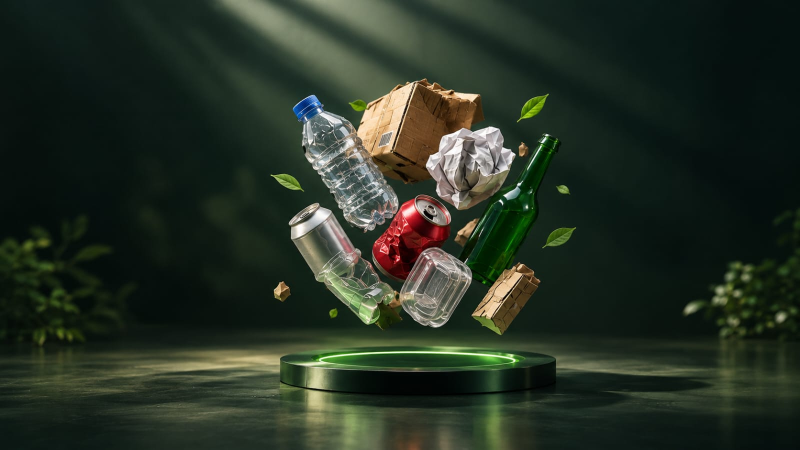
#> input picture overview.jpeg, 1600 x 900 px (shown at 1/2 size)
$ python -i scanner.py   (imports and definitions only)
#> lines starting #> are read from the running program, lines starting #| are printed output that depends on the picture
import os
import json
import base64
import time
import random
import io

import requests
from PIL import Image

GROQ_API_URL = "https://api.groq.com/openai/v1/chat/completions"
MODEL = "qwen/qwen3.8-27b"

MAX_IMAGE_SIZE = 1024
MAX_RETRIES = 2
REQUEST_TIMEOUT = 30


class ScannerError(Exception):
    """Raised when waste scanning fails."""
    pass


# [80 lines left out: functions _prepare_image, _parse_result, not called in this run]


def scan_waste_bytes(image_bytes, mime_type="image/jpeg", *extra_args):
    """
    Analyze an image using Groq.
    Supports both two-argument and legacy three-argument calls.
    """

    if extra_args:
        mime_type = extra_args[-1]

    if not image_bytes:
        raise ScannerError("No image was received.")

    if mime_type not in (
        "image/jpeg",
        "image/png",
        "image/webp",
    ):
        raise ScannerError(f"Unsupported image format: {mime_type}")

    api_key = os.environ.get("GROQ_API_KEY")

    if not api_key:
        raise ScannerError(
            "GROQ_API_KEY is missing. Configure your Groq API key."
        )

    image_bytes, mime_type = _prepare_image(
        image_bytes,
        mime_type,
    )

    encoded_image = base64.b64encode(image_bytes).decode("utf-8")

    payload = {
        "model": MODEL,
        "messages": [
            {
                "role": "user",
                "content": [
                    {
                        "type": "text",
                        "text": (
                            "Classify this waste image. Return only a JSON "
                            "object with item, category, reason, and "
                            "disposal_advice. Categories: Plastic, Paper, "
                            "Cardboard, Glass, Metal, Organic, Electronic "
                            "waste, Textile, or Other. If uncertain, say so."
                        ),
                    },
                    {
                        "type": "image_url",
                        "image_url": {
                            "url": (
                                f"data:{mime_type};base64,{encoded_image}"
                            )
                        },
                    },
                ],
            }
        ],
        "temperature": 0,
        "max_tokens": 250,
    }

    last_error = "Unknown error"

    for attempt in range(MAX_RETRIES + 1):
        try:
            response = requests.post(
                GROQ_API_URL,
                headers={
                    "Authorization": f"Bearer {api_key}",
                    "Content-Type": "application/json",
                },
                json=payload,
                timeout=REQUEST_TIMEOUT,
            )

            if response.status_code == 200:
                try:
                    data = response.json()
                    content = data["choices"][0]["message"]["content"]
                    return _parse_result(content)
                except (ValueError, KeyError, TypeError, IndexError) as error:
                    raise ScannerError(
                        f"Could not process AI response: {error}"
                    ) from error

            if response.status_code == 429:
                retry_after = response.headers.get("Retry-After")

                try:
                    delay = float(retry_after)
                except (TypeError, ValueError):
                    delay = min(2 ** (attempt + 1), 8)

                last_error = (
                    "Groq rate limit reached. Please retry shortly."
                )

                if attempt < MAX_RETRIES:
                    time.sleep(min(delay, 8) + random.uniform(0, 0.3))
                    continue

                break

            if response.status_code >= 500 and attempt < MAX_RETRIES:
                last_error = (
                    f"Groq server temporarily unavailable "
                    f"(HTTP {response.status_code})."
                )
                time.sleep(1 + attempt)
                continue

            try:
                details = response.json().get("error", {}).get(
                    "message", response.text
                )
            except (ValueError, AttributeError):
                details = response.text

            raise ScannerError(
                f"Groq API HTTP {response.status_code}: {details}"
            )

        except requests.Timeout:
            last_error = "The AI request timed out."

            if attempt < MAX_RETRIES:
                time.sleep(1 + attempt)
                continue

        except requests.RequestException as error:
            last_error = f"Network connection failed: {error}"

            if attempt < MAX_RETRIES:
                time.sleep(1 + attempt)
                continue

    raise ScannerError(
        f"{last_error} No reliable AI result was produced. "
        "Please try again later or review the item manually."
    )


# [24 lines left out: function scan_waste, not called in this run]

>>> import cv2
>>> picture = cv2.imread('overview.jpeg', cv2.IMREAD_GRAYSCALE)
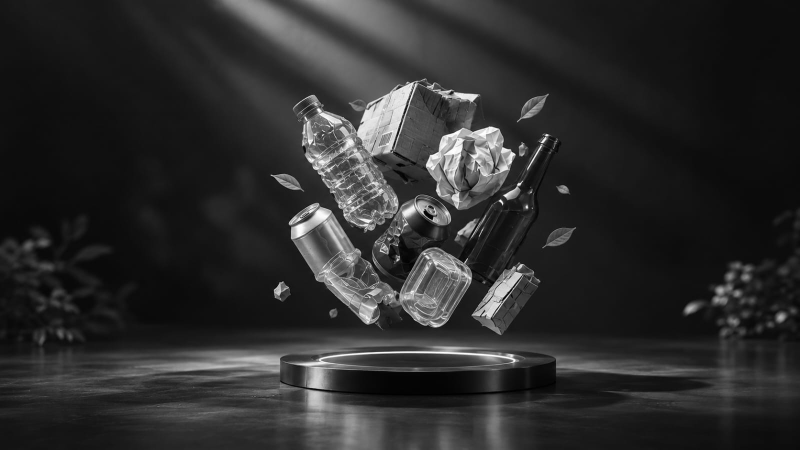
#> picture: shape (900, 1600) (shown at 1/2 size); min 0, max 255, mean 44.4
>>> result = scan_waste_bytes(picture)
#> (the run stopped early here; a loop or call above may not have finished)
